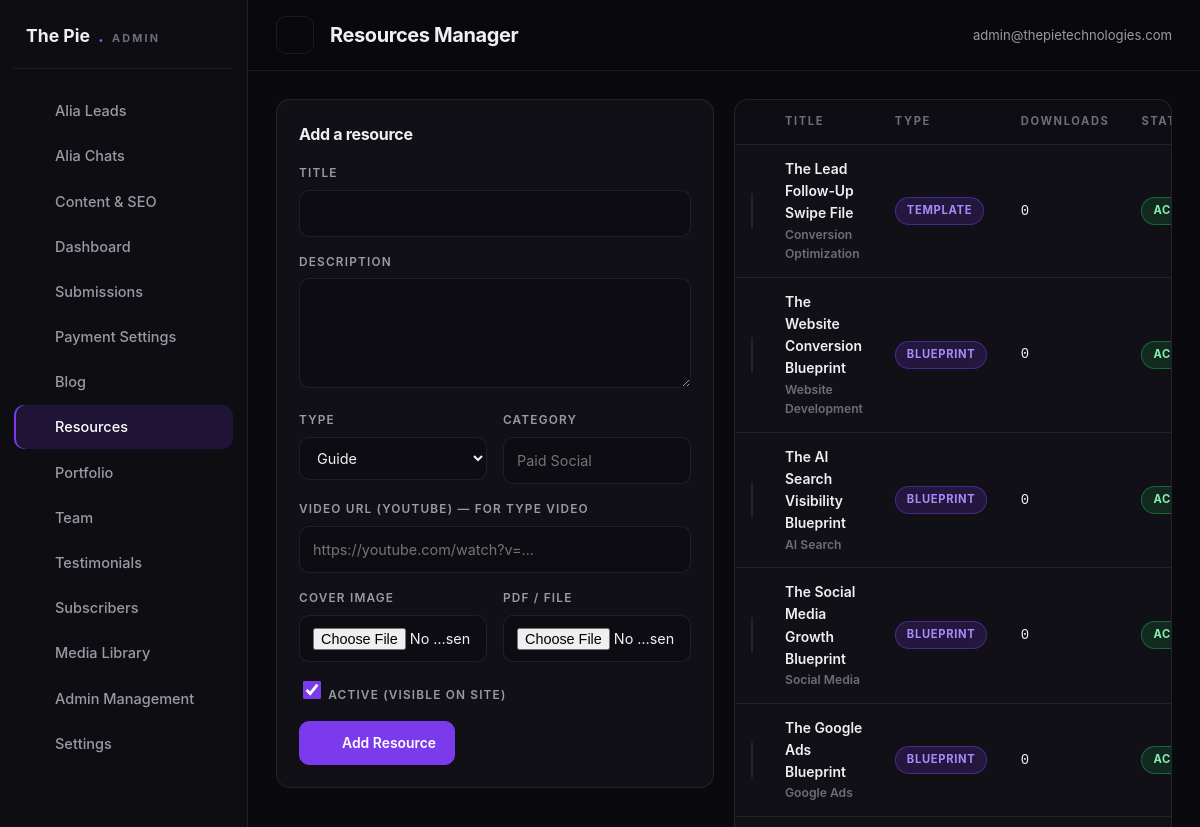
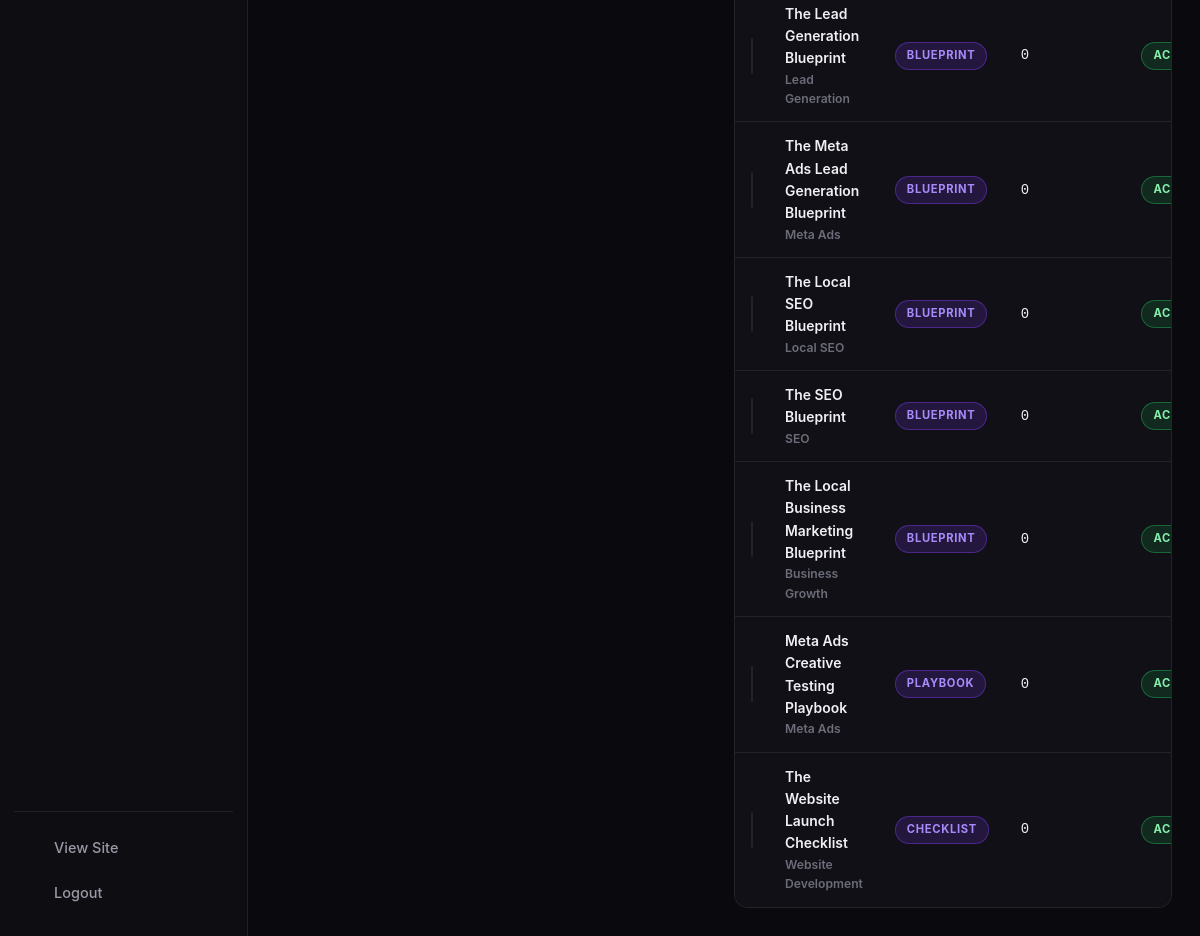
Screenshot of /admin/resources.php (signed in) with the database file from the repository (2 pictures, top to bottom).
### tables this page shows
CREATE TABLE IF NOT EXISTS resources (
  id INT AUTO_INCREMENT PRIMARY KEY,
  title VARCHAR(255),
  slug VARCHAR(200) UNIQUE,
  description TEXT,
  content LONGTEXT,
  cover_image VARCHAR(255),
  file_path VARCHAR(255),
  resource_type ENUM('guide','template','video','blueprint','playbook','checklist','framework','tutorial','case-study') DEFAULT 'guide',
  video_url VARCHAR(500),
  category VARCHAR(100),
  reading_time INT DEFAULT 5,
  download_count INT DEFAULT 0,
  is_active TINYINT(1) DEFAULT 1,
  created_at TIMESTAMP DEFAULT CURRENT_TIMESTAMP
);

### includes/functions.php (called while the page is built, shortened)
<?php
function esc($value)
{
    return htmlspecialchars((string) $value, ENT_QUOTES, 'UTF-8');
}
function url($path = '', $pretty = null)
{
    $path = trim((string) $path, '/');
    if ($pretty === null) {
        $pretty = PRETTY_URLS;
    }
    if ($path !== '' && substr($path, -4) !== '.php' && $pretty && strpos($path, '?') === false) {
        $url = BASE_URL . '/' . $path;
    } elseif ($path !== '' && substr($path, -4) !== '.php' && !$pretty && strpos($path, '?') === false) {
        $url = BASE_URL . '/' . $path . '.php';
    } else {
        $url = BASE_URL . ($path === '' ? '/' : '/' . $path);
    }
    return $url;
}
function asset($path)
{
    return BASE_URL . '/' . ltrim((string) $path, '/');
}
function isAdminLoggedIn()
{
    return !empty($_SESSION['admin_id']);
}
function currentAdmin()
{
    $admin = dbOne('SELECT * FROM admin_users WHERE id = ?', array((int) $_SESSION['admin_id']));
    return $admin;
}

### includes/db.php (called while the page is built, shortened)
<?php
if (!function_exists('dbAll')) {
    function dbAll($sql, $params = array())
    {
        try {
            $st = $GLOBALS['pdo']->prepare($sql);
            $st->execute($params);
            return $st->fetchAll();
        } catch (PDOException $e) {
            error_log('[TPT] Query failed: ' . $e->getMessage() . ' | ' . $sql);
            return array();
        }
    }
}
if (!function_exists('dbOne')) {
    function dbOne($sql, $params = array())
    {
        $rows = dbAll($sql, $params);
        return $rows ? $rows[0] : null;
    }
}

### admin/resources.php (the view, shortened to what this page needs)
<?php
$adminPage  = 'resources';
$adminTitle = 'Resources Manager';
$editId   = isset($_GET['edit']) ? (int) $_GET['edit'] : 0;
$editing  = $editId ? dbOne('SELECT * FROM resources WHERE id = ?', array($editId)) : null;
$resources = dbAll('SELECT * FROM resources ORDER BY resource_type ASC, id DESC');
require_once dirname(__DIR__) . '/includes/admin-header.php';
?>
<div class="a-grid cols-2" style="align-items:start" id="add">
    <form method="post" enctype="multipart/form-data" class="a-card">
        <h3><?= $editing ? 'Edit resource #' . $editId : 'Add a resource' ?></h3>
        <div class="a-field">
            <label for="rTitle">Title</label>
            <input id="rTitle" name="title" type="text" required maxlength="255" value="<?= esc($editing ? $editing['title'] : '') ?>">
        </div>
        <div class="a-field">
            <label for="rDesc">Description</label>
            <textarea id="rDesc" name="description"><?= esc($editing ? $editing['description'] : '') ?></textarea>
        </div>
        <div class="a-field-row">
            <div class="a-field">
                <label for="rType">Type</label>
                <select id="rType" name="resource_type">
                    <?php foreach (array('guide' => 'Guide', 'template' => 'Template', 'video' => 'Video') as $tKey => $tLabel): ?>
                    <option value="<?= $tKey ?>"<?= $editing && $editing['resource_type'] === $tKey ? ' selected' : '' ?>><?= $tLabel ?></option>
                    <?php endforeach; ?>
                </select>
            </div>
            <div class="a-field">
                <label for="rCat">Category</label>
                <input id="rCat" name="category" type="text" maxlength="100" value="<?= esc($editing ? $editing['category'] : '') ?>" placeholder="Paid Social">
            </div>
        </div>
        <div class="a-field">
            <label for="rVideo">Video URL (YouTube) — for type Video</label>
            <input id="rVideo" name="video_url" type="url" maxlength="500" value="<?= esc($editing ? $editing['video_url'] : '') ?>" placeholder="https://youtube.com/watch?v=…">
        </div>
        <div class="a-field-row">
            <div class="a-field">
                <label for="rCover">Cover image</label>
                <input id="rCover" name="cover_image" type="file" accept="image/*">
            </div>
            <div class="a-field">
                <label for="rFile">PDF / file</label>
                <input id="rFile" name="resource_file" type="file" accept=".pdf,.zip,.xlsx,.csv,.docx">
            </div>
        </div>
        <div class="a-field">
            <label class="a-check"><input type="checkbox" name="is_active" value="1"<?= !$editing || $editing['is_active'] ? ' checked' : '' ?>> Active (visible on site)</label>
        </div>
        <div class="a-toolbar">
            <button class="a-btn primary" type="submit"><?= icon('check', 16) ?> <?= $editing ? 'Update' : 'Add Resource' ?></button>
        </div>
    </form>
    <div class="a-table-wrap">
        <table class="a-table" style="min-width:520px">
            <thead><tr><th></th><th>Title</th><th>Type</th><th>Downloads</th><th>Status</th><th style="text-align:right">Actions</th></tr></thead>
            <tbody>
            <?php foreach ($resources as $res): ?>
            <tr>
                <td><?php if ($res['cover_image'] !== ''): ?><img class="thumb" src="<?= asset($res['cover_image']) ?>" alt=""><?php else: ?><span class="thumb" style="display:inline-block;background:#15151d"></span><?php endif; ?></td>
                <td class="td-main"><?= esc($res['title']) ?><div class="td-sub"><?= esc($res['category']) ?></div></td>
                <td><span class="badge <?= $res['resource_type'] === 'video' ? 'replied' : 'new' ?>"><?= esc($res['resource_type']) ?></span></td>
                <td class="mono"><?= number_format((int) $res['download_count']) ?></td>
                <td><span class="badge <?= $res['is_active'] ? 'active' : 'inactive' ?>"><?= $res['is_active'] ? 'active' : 'hidden' ?></span></td>
            </tr>
            <?php endforeach; ?>
            </tbody>
        </table>
    </div>
</div>
<?php require_once dirname(__DIR__) . '/includes/admin-footer.php'; ?>

### includes/admin-header.php (shortened to what this page needs)
<?php
$adminPage  = isset($adminPage) ? $adminPage : 'dashboard';
$adminTitle = isset($adminTitle) ? $adminTitle : 'Dashboard';
$adminUser  = currentAdmin();
$adminNav = array(
    array('key' => 'leads', 'label' => 'Alia Leads', 'href' => 'leads.php', 'icon' => 'users'),
    array('key' => 'chats', 'label' => 'Alia Chats', 'href' => 'chats.php', 'icon' => 'chat'),
    array('key' => 'content', 'label' => 'Content & SEO', 'href' => 'content.php', 'icon' => 'edit'),
    array('key' => 'dashboard',    'label' => 'Dashboard',     'href' => 'index.php',        'icon' => 'grid'),
    array('key' => 'submissions',  'label' => 'Submissions',   'href' => 'submissions.php',  'icon' => 'mail'),
    array('key' => 'payments',     'label' => 'Payment Settings', 'href' => 'payments.php',  'icon' => 'card'),
    array('key' => 'blog',         'label' => 'Blog',          'href' => 'blog.php',         'icon' => 'edit'),
    array('key' => 'resources',    'label' => 'Resources',     'href' => 'resources.php',    'icon' => 'download'),
    array('key' => 'portfolio',    'label' => 'Portfolio',     'href' => 'portfolio.php',    'icon' => 'layers'),
    array('key' => 'team',         'label' => 'Team',          'href' => 'team.php',         'icon' => 'users'),
    array('key' => 'testimonials', 'label' => 'Testimonials',  'href' => 'testimonials.php', 'icon' => 'star'),
    array('key' => 'subscribers',  'label' => 'Subscribers',   'href' => 'subscribers.php',  'icon' => 'send'),
    array('key' => 'media',        'label' => 'Media Library', 'href' => 'media.php',        'icon' => 'image'),
    array('key' => 'admins',       'label' => 'Admin Management', 'href' => 'admins.php',    'icon' => 'shield'),
    array('key' => 'settings',     'label' => 'Settings',      'href' => 'settings.php',     'icon' => 'cpu'),
);
?>
<!DOCTYPE html>
<html lang="en">
<head>
<link rel="stylesheet" href="<?= asset('assets/css/admin.css') ?>">
</head>
<body class="admin-body">
<aside class="admin-sidebar" id="adminSidebar">
    <div class="admin-brand">The Pie<span>.</span><small>Admin</small></div>
    <nav>
        <?php foreach ($adminNav as $navItem): ?>
        <a href="<?= esc($navItem['href']) ?>" class="<?= $adminPage === $navItem['key'] ? 'active' : '' ?>"><?= icon($navItem['icon'], 17) ?><span><?= esc($navItem['label']) ?></span></a>
        <?php endforeach; ?>
    </nav>
    <div class="admin-side-foot">
        <a href="<?= url('') ?>" target="_blank" rel="noopener"><?= icon('globe', 16) ?><span>View Site</span></a>
        <a href="logout.php"><?= icon('close', 16) ?><span>Logout</span></a>
    </div>
</aside>
<div class="admin-main">
    <header class="admin-topbar">
        <button class="a-icon-btn sidebar-toggle" id="sidebarToggle" aria-label="Toggle navigation"><?= icon('menu', 20) ?></button>
        <h1><?= esc($adminTitle) ?></h1>
        <div class="admin-top-actions">
            <span class="admin-user"><?= icon('users', 15) ?> <?= esc($adminUser ? $adminUser['email'] : 'admin') ?></span>
        </div>
    </header>
    <main class="admin-content">

### rows the page displays
resources: cover_image (picture), title "The Lead Follow-Up Swipe File", category "Conversion Optimization", resource_type "TEMPLATE", download_count "0", is_active "ACTIVE"
resources: cover_image (picture), title "The Website Conversion Blueprint", category "Website Development", resource_type "BLUEPRINT", download_count "0", is_active "ACTIVE"
resources: cover_image (picture), title "The AI Search Visibility Blueprint", category "AI Search", resource_type "BLUEPRINT", download_count "0", is_active "ACTIVE"
resources: cover_image (picture), title "The Social Media Growth Blueprint", category "Social Media", resource_type "BLUEPRINT", download_count "0", is_active "ACTIVE"
resources: cover_image (picture), title "The Google Ads Blueprint", category "Google Ads", resource_type "BLUEPRINT", download_count "0", is_active "ACTIVE"
resources: cover_image (picture), title "The Lead Generation Blueprint", category "Lead Generation", resource_type "BLUEPRINT", download_count "0", is_active "ACTIVE"
resources: cover_image (picture), title "The Meta Ads Lead Generation Blueprint", category "Meta Ads", resource_type "BLUEPRINT", download_count "0", is_active "ACTIVE"
resources: cover_image (picture), title "The Local SEO Blueprint", category "Local SEO", resource_type "BLUEPRINT", download_count "0", is_active "ACTIVE"
resources: cover_image (picture), title "The SEO Blueprint", category "SEO", resource_type "BLUEPRINT", download_count "0", is_active "ACTIVE"
resources: cover_image (picture), title "The Local Business Marketing Blueprint", category "Business Growth", resource_type "BLUEPRINT", download_count "0", is_active "ACTIVE"
resources: cover_image (picture), title "Meta Ads Creative Testing Playbook", category "Meta Ads", resource_type "PLAYBOOK", download_count "0", is_active "ACTIVE"
resources: cover_image (picture), title "The Website Launch Checklist", category "Website Development", resource_type "CHECKLIST", download_count "0", is_active "ACTIVE"

### other values shown
$navItem['label'] "Alia Leads"
$navItem['label'] "Alia Chats"
$navItem['label'] "Content & SEO"
$navItem['label'] "Dashboard"
$navItem['label'] "Submissions"
$navItem['label'] "Payment Settings"
$navItem['label'] "Blog"
$navItem['label'] "Resources"
$navItem['label'] "Portfolio"
$navItem['label'] "Team"
$navItem['label'] "Testimonials"
$navItem['label'] "Subscribers"
$navItem['label'] "Media Library"
$navItem['label'] "Admin Management"
$navItem['label'] "Settings"
